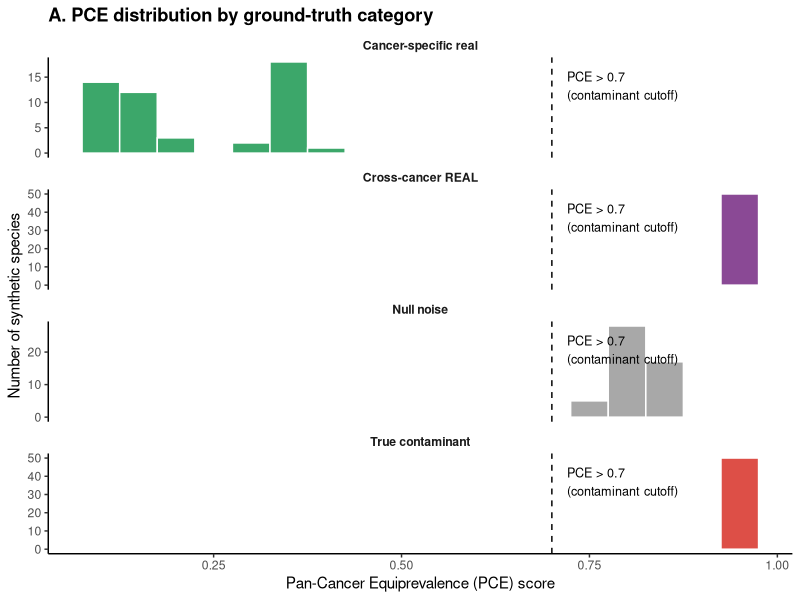
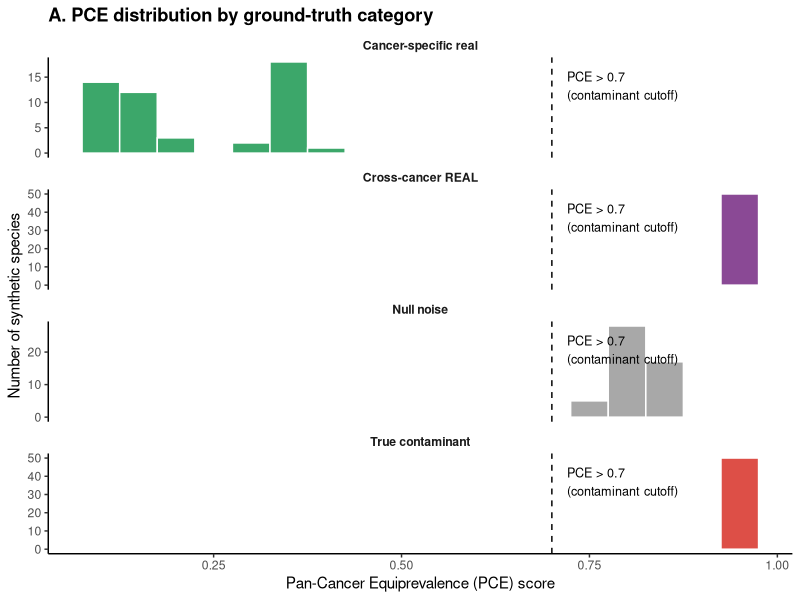
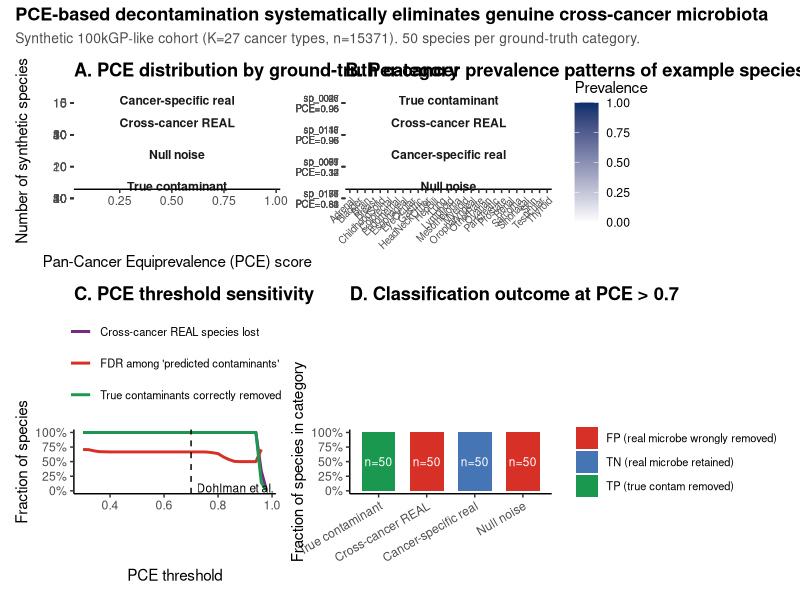
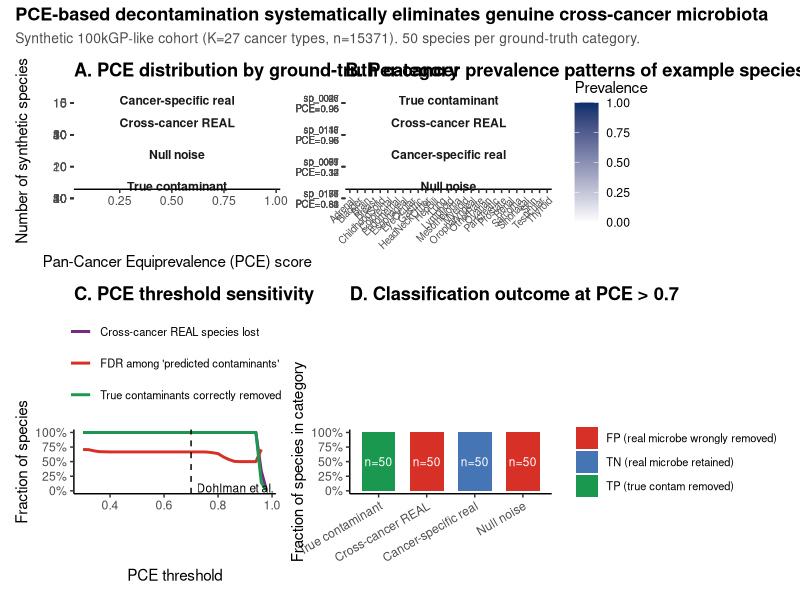

Source code (R) for these figures, in order:
# =============================================================================
# PCE Circularity Simulation
# Goal: Demonstrate that the Pan-Cancer Equiprevalence (PCE) score used in
#       Dohlman et al. (Cell 2026) systematically misclassifies genuine
#       cross-cancer microbiota as contaminants.
#
# Strategy:
#   1. Build a synthetic 100kGP-like cohort (28 cancer types, n matching real)
#   2. Inject 4 ground-truth species categories:
#        (a) True contaminants  - uniform prevalence in ALL cancers
#        (b) Cancer-specific    - present in 1-2 cancers only (e.g. F. nuc/CRC)
#        (c) Cross-cancer real  - genuinely shared by many cancer types
#        (d) Random null        - Bernoulli noise
#   3. Compute PCE faithfully (Dohlman et al. STAR Methods)
#   4. Show how often each category is falsely classified by PCE > 0.7
#
# Author: (you), 2026-06-09
# =============================================================================

suppressPackageStartupMessages({
  library(dplyr)
  library(tidyr)
  library(ggplot2)
  library(patchwork)
})

# Auto-detect repo root and create results/ if missing.
.find_root <- function() {
  for (p in c(getwd(), dirname(getwd()))) {
    if (dir.exists(file.path(p, "code"))) return(p)
  }
  getwd()
}
setwd(.find_root())
dir.create("results", showWarnings = FALSE)

set.seed(20260609)

# -------- 1. Cohort design (mirrors Dohlman et al. Table S4 sample sizes) ----
cancer_sizes <- c(
  Colorectal = 2482, Breast = 2200, Prostate = 1800, Lung = 1500, Brain = 295,
  Ovarian = 750, Renal = 700, Endometrial = 600, Sarcoma = 500, Skin = 500,
  Bladder = 450, HepBili = 400, Pancreatic = 380, Lymphoid = 350,
  Esophageal = 120, Gastric = 79, Oropharyngeal = 251, Sinonasal = 60,
  Testicular = 200, Thyroid = 180, Mesothelioma = 100, Adrenal = 90,
  HeadNeckOther = 250, Myeloid = 300, Cervical = 0,            # excluded in 100kGP
  EyeOcular = 80, ChildhoodSolid = 400, OtherRare = 354
)
cancer_sizes <- cancer_sizes[cancer_sizes > 0]
K <- length(cancer_sizes)
total_n <- sum(cancer_sizes)
cat(sprintf("Synthetic cohort: K = %d cancer types, total n = %d\n", K, total_n))

# -------- 2. PCE function (faithful to Dohlman et al. STAR Methods) ----------
# "coefficient of variation (CV) of species prevalence across cancer types,
#  scaled to [0,1] based on max theoretical CV"
#  Using the sample SD (R's sd(), n-1 denominator) the maximum theoretical CV
#  is achieved when prevalence = (c, 0, ..., 0):
#     mean = c/K,  sample var = c^2 / K,  sample sd = c/sqrt(K)
#     CV_max = sqrt(K)
#  - PCE = 1 - CV / sqrt(K)
#  - PCE = 0  ⇒  fully cancer-specific (one cancer only)
#  - PCE = 1  ⇒  perfectly equiprevalent (declared contaminant)
compute_PCE <- function(prevalence_vec) {
  K <- length(prevalence_vec)
  mu <- mean(prevalence_vec)
  if (mu == 0) return(NA_real_)
  sigma <- sd(prevalence_vec)
  CV <- sigma / mu
  CV_max <- sqrt(K)
  1 - CV / CV_max
}

# Sanity check: spike in only one cancer ⇒ PCE = 0; uniform ⇒ PCE = 1
stopifnot(abs(compute_PCE(c(1, rep(0, K - 1))) - 0) < 1e-9)
stopifnot(abs(compute_PCE(rep(0.3, K)) - 1) < 1e-9)

# -------- 3. Define 4 species categories ------------------------------------
n_per_cat <- 50

# (a) True contaminants: prev ~ Beta(8,8) centered on ~0.5 in every cancer
make_contaminant <- function(K) rbeta(K, 8, 8)

# (b) Cancer-specific real microbiota: high prev in 1-2 cancers, ~0 elsewhere
make_specific <- function(K) {
  prev <- runif(K, 0, 0.005)
  hot <- sample(K, sample(1:2, 1))
  prev[hot] <- runif(length(hot), 0.3, 0.7)
  prev
}

# (c) Cross-cancer REAL microbiota: genuinely present in many cancers,
#     prev varies modestly (skin/blood-borne, gut-axis, immune-axis spread, etc.)
make_crosscancer_real <- function(K, base_low = 0.05, base_high = 0.30) {
  # Real biological variation but truly shared - this is the critical case
  rbeta(K, 5, 7) * (base_high - base_low) + base_low
}

# (d) Null noise: low random prevalence
make_null <- function(K) rbeta(K, 1, 50)

species_table <- bind_rows(
  tibble(category = "True contaminant",
         prev = replicate(n_per_cat, make_contaminant(K), simplify = FALSE)),
  tibble(category = "Cancer-specific real",
         prev = replicate(n_per_cat, make_specific(K), simplify = FALSE)),
  tibble(category = "Cross-cancer REAL",
         prev = replicate(n_per_cat, make_crosscancer_real(K), simplify = FALSE)),
  tibble(category = "Null noise",
         prev = replicate(n_per_cat, make_null(K), simplify = FALSE))
) %>%
  mutate(species_id = sprintf("sp_%04d", row_number()),
         PCE = sapply(prev, compute_PCE),
         pred_contaminant = PCE > 0.7,
         truth_contaminant = category == "True contaminant",
         classification = case_when(
           pred_contaminant &  truth_contaminant ~ "TP (true contam removed)",
           pred_contaminant & !truth_contaminant ~ "FP (real microbe wrongly removed)",
          !pred_contaminant &  truth_contaminant ~ "FN (contam retained)",
          !pred_contaminant & !truth_contaminant ~ "TN (real microbe retained)"
         ))

# -------- 4. Summary statistics ----------------------------------------------
summary_tbl <- species_table %>%
  group_by(category) %>%
  summarise(n            = n(),
            median_PCE   = median(PCE, na.rm = TRUE),
            pct_PCE_gt07 = mean(PCE > 0.7, na.rm = TRUE) * 100,
            .groups = "drop")
print(summary_tbl)

cat("\n--- Confusion at PCE > 0.7 threshold ---\n")
conf <- species_table %>% count(category, classification)
print(conf)

# False discovery rate among "predicted contaminants":
fdr <- species_table %>%
  filter(pred_contaminant) %>%
  summarise(FDR = mean(category != "True contaminant"))
cat(sprintf("\nFDR among predicted contaminants (PCE>0.7): %.1f%%\n", fdr$FDR * 100))

# Among CROSS-CANCER REAL species, what fraction is falsely flagged?
fnr_cross <- species_table %>%
  filter(category == "Cross-cancer REAL") %>%
  summarise(FalseFlag = mean(pred_contaminant))
cat(sprintf("Fraction of CROSS-CANCER REAL microbiota falsely removed by PCE>0.7: %.1f%%\n",
            fnr_cross$FalseFlag * 100))

# -------- 5. PLOTTING --------------------------------------------------------

theme_set(theme_classic(base_size = 11) +
          theme(strip.background = element_blank(),
                strip.text = element_text(face = "bold")))

cat_palette <- c("True contaminant"     = "#D73027",
                 "Cancer-specific real" = "#1A9850",
                 "Cross-cancer REAL"    = "#762A83",
                 "Null noise"           = "grey60")

# Panel A: PCE distribution by ground-truth category
pA <- ggplot(species_table, aes(x = PCE, fill = category)) +
  geom_histogram(binwidth = 0.05, alpha = 0.85, color = "white") +
  geom_vline(xintercept = 0.7, linetype = "dashed", color = "black") +
  annotate("text", x = 0.72, y = Inf, vjust = 1.5, hjust = 0,
           label = "PCE > 0.7\n(contaminant cutoff)", size = 3.2) +
  facet_wrap(~ category, ncol = 1, scales = "free_y") +
  scale_fill_manual(values = cat_palette, guide = "none") +
  labs(title = "A. PCE distribution by ground-truth category",
       x = "Pan-Cancer Equiprevalence (PCE) score",
       y = "Number of synthetic species") +
  theme(plot.title = element_text(face = "bold"))

ggsave("results/Fig_PCE_panelA.pdf",
       pA, width = 6, height = 7)
ggsave("results/Fig_PCE_panelA.png",
       pA, width = 6, height = 7, dpi = 300)
cat("Saved Panel A.\n")

# ---- Panel B: Prevalence heatmap of representative species per category ----
set.seed(42)
example_idx <- species_table %>%
  group_by(category) %>%
  slice_sample(n = 4) %>%
  pull(species_id)

prev_long <- species_table %>%
  filter(species_id %in% example_idx) %>%
  mutate(prev_named = lapply(prev, function(p) {
    setNames(p, names(cancer_sizes))
  })) %>%
  rowwise() %>%
  mutate(prev_df = list(tibble(cancer = names(prev_named),
                               prev   = unname(prev_named)))) %>%
  ungroup() %>%
  select(species_id, category, PCE, prev_df) %>%
  unnest(prev_df) %>%
  mutate(species_lbl = sprintf("%s\nPCE=%.2f", species_id, PCE),
         category    = factor(category,
                              levels = c("True contaminant", "Cross-cancer REAL",
                                         "Cancer-specific real", "Null noise")))

pB <- ggplot(prev_long,
             aes(x = cancer, y = species_lbl, fill = prev)) +
  geom_tile(color = "white", linewidth = 0.2) +
  facet_wrap(~ category, scales = "free_y", ncol = 1) +
  scale_fill_gradient(low = "white", high = "#08306B",
                      name = "Prevalence", limits = c(0, 1)) +
  labs(title = "B. Per-cancer prevalence patterns of example species",
       x = NULL, y = NULL) +
  theme(axis.text.x = element_text(angle = 45, hjust = 1, size = 7),
        axis.text.y = element_text(size = 7),
        plot.title  = element_text(face = "bold"),
        panel.grid  = element_blank())

# ---- Panel C: PCE threshold sensitivity --------------------------------------
thresholds <- seq(0.3, 0.99, by = 0.02)
sens_tbl <- tibble(thresh = thresholds) %>%
  rowwise() %>%
  mutate(
    n_flagged          = sum(species_table$PCE > thresh, na.rm = TRUE),
    FDR                = mean(species_table$category[species_table$PCE > thresh] !=
                              "True contaminant"),
    false_loss_cross   = mean(species_table$PCE[species_table$category ==
                              "Cross-cancer REAL"] > thresh),
    true_contam_caught = mean(species_table$PCE[species_table$category ==
                              "True contaminant"] > thresh)
  ) %>% ungroup()

sens_long <- sens_tbl %>%
  select(thresh, FDR, false_loss_cross, true_contam_caught) %>%
  pivot_longer(-thresh) %>%
  mutate(name = recode(name,
            FDR                = "FDR among 'predicted contaminants'",
            false_loss_cross   = "Cross-cancer REAL species lost",
            true_contam_caught = "True contaminants correctly removed"))

pC <- ggplot(sens_long, aes(x = thresh, y = value, color = name)) +
  geom_line(linewidth = 1) +
  geom_vline(xintercept = 0.7, linetype = "dashed") +
  annotate("text", x = 0.7, y = 0.05, label = "Dohlman et al. cutoff",
           hjust = -0.05, size = 3) +
  scale_color_manual(values = c("FDR among 'predicted contaminants'"   = "#D73027",
                                "Cross-cancer REAL species lost"       = "#762A83",
                                "True contaminants correctly removed"  = "#1A9850"),
                     name = NULL) +
  scale_y_continuous(labels = scales::percent_format(1), limits = c(0, 1)) +
  labs(title = "C. PCE threshold sensitivity",
       x = "PCE threshold", y = "Fraction of species") +
  theme(legend.position = "top",
        legend.text     = element_text(size = 8),
        plot.title      = element_text(face = "bold")) +
  guides(color = guide_legend(ncol = 1))

# ---- Panel D: Confusion summary ---------------------------------------------
conf_tbl <- species_table %>%
  count(category, classification) %>%
  group_by(category) %>%
  mutate(frac = n / sum(n)) %>%
  ungroup() %>%
  mutate(category = factor(category,
                           levels = c("True contaminant", "Cross-cancer REAL",
                                      "Cancer-specific real", "Null noise")))

pD <- ggplot(conf_tbl, aes(x = category, y = frac, fill = classification)) +
  geom_col(width = 0.7) +
  geom_text(aes(label = sprintf("n=%d", n)),
            position = position_stack(vjust = 0.5), size = 3, color = "white") +
  scale_fill_manual(values = c(
    "TP (true contam removed)"          = "#1A9850",
    "FP (real microbe wrongly removed)" = "#D73027",
    "FN (contam retained)"              = "#FDAE61",
    "TN (real microbe retained)"        = "#4575B4"
  ), name = NULL) +
  scale_y_continuous(labels = scales::percent_format(1)) +
  labs(title = "D. Classification outcome at PCE > 0.7",
       x = NULL, y = "Fraction of species in category") +
  theme(legend.position = "right",
        legend.text     = element_text(size = 8),
        axis.text.x     = element_text(angle = 30, hjust = 1),
        plot.title      = element_text(face = "bold"))

# ---- Compose multi-panel figure ---------------------------------------------
fig_full <- (pA | pB) / (pC | pD) +
  plot_layout(heights = c(1.2, 1)) +
  plot_annotation(
    title    = "PCE-based decontamination systematically eliminates genuine cross-cancer microbiota",
    subtitle = sprintf("Synthetic 100kGP-like cohort (K=%d cancer types, n=%d). %d species per ground-truth category.",
                       K, total_n, n_per_cat),
    theme    = theme(plot.title    = element_text(face = "bold", size = 13),
                     plot.subtitle = element_text(size = 10, color = "grey30"))
  )

ggsave("results/Fig_PCE_circularity_full.pdf",
       fig_full, width = 14, height = 12)
ggsave("results/Fig_PCE_circularity_full.png",
       fig_full, width = 14, height = 12, dpi = 300)

cat("\nSaved full multi-panel figure.\n")

# ---- Save summary tables for the manuscript --------------------------------
write.csv(summary_tbl, "results/PCE_summary_by_category.csv",
          row.names = FALSE)
write.csv(sens_tbl,    "results/PCE_threshold_sensitivity.csv",
          row.names = FALSE)
saveRDS(species_table, "results/species_table.rds")

cat("\n=== Key numbers for the Matters Arising ===\n")
cat(sprintf("  PCE > 0.7 falsely flags %.0f%% of cross-cancer REAL microbes as contaminants.\n",
            fnr_cross$FalseFlag * 100))
cat(sprintf("  Among species PCE>0.7 calls 'contaminant', FDR = %.1f%%.\n", fdr$FDR * 100))
cat(sprintf("  Median PCE: true contam = %.3f vs cross-cancer real = %.3f (indistinguishable).\n",
            summary_tbl$median_PCE[summary_tbl$category == "True contaminant"],
            summary_tbl$median_PCE[summary_tbl$category == "Cross-cancer REAL"]))
